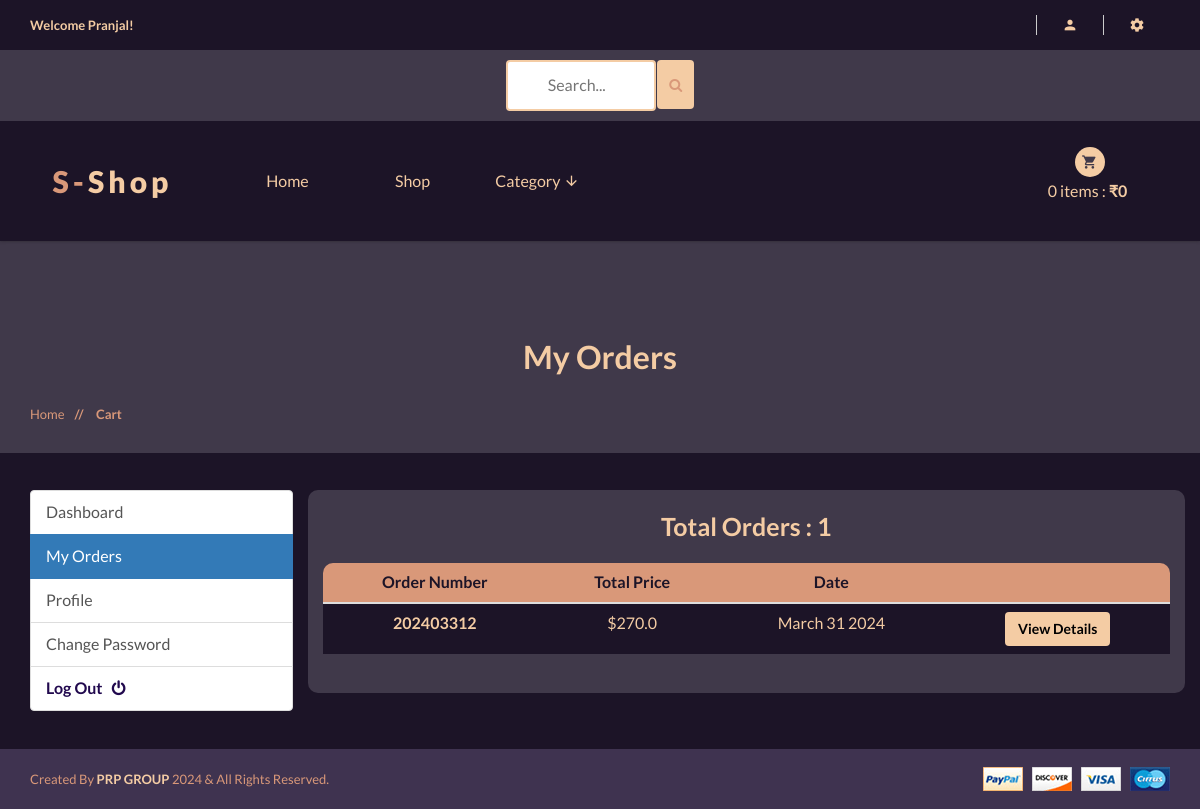
Screenshot of /account/my_orders/ (signed in) with the database file from the repository.
### accounts/models.py (models this page shows, shortened)
class Account(AbstractBaseUser):
    first_name = models.CharField(max_length=50)
    last_name = models.CharField(max_length=50)
    username = models.CharField(max_length=50, unique=True)
    email = models.EmailField(max_length=100, unique=True)
    Phone_number = models.CharField(max_length=50)
    is_admin = models.BooleanField(default=False)
    is_staff = models.BooleanField(default=False)
    is_active = models.BooleanField(default=False)
    is_superadmin = models.BooleanField(default=False)
    date_joined_for_format = models.DateTimeField(auto_now_add=True)
    last_login_for_format  = models.DateTimeField(auto_now_add=True)
    USERNAME_FIELD = 'email'
    REQUIRED_FIELDS = ['username', 'first_name', 'last_name']
    objects = AccountManger()

### orders/models.py (models this page shows, shortened)
class Order(models.Model):
    STATUS = (
        ('New', 'New'),
        ('Accepted', 'Accepted'),
        ('Completed', 'Completed'),
        ('Cancelled', 'Cancelled'),
    )
    user = models.ForeignKey(Account, on_delete=models.SET_NULL, null=True)
    payment = models.ForeignKey(Payment, on_delete=models.SET_NULL, blank=True, null=True)
    order_number = models.CharField(max_length=20)
    first_name = models.CharField(max_length=50)
    last_name = models.CharField(max_length=50)
    phone = models.CharField(max_length=15)
    email = models.EmailField(max_length=50)
    address = models.TextField(max_length=1000)
    country = models.CharField(max_length=50)
    state = models.CharField(max_length=50)
    city = models.CharField(max_length=50)
    order_note = models.CharField(max_length=1000, blank=True)
    order_total = models.FloatField()
    tax = models.FloatField()
    status = models.CharField(max_length=10, choices=STATUS, default='New')
    ip = models.CharField(blank=True, max_length=20)
    is_ordered = models.BooleanField(default=False)
    created_at = models.DateTimeField(auto_now_add=True)
    updated_at = models.DateTimeField(auto_now=True)
    def order_created(self):
        return self.created_at.strftime('%B %d %Y')

### accounts/views.py (the view)
# urls.py: path('my_orders/', views.my_orders, name='my_orders'),
@login_required(login_url = 'accounts:login')
def my_orders(request):
    orders = Order.objects.filter(user=request.user, is_ordered=True).order_by('-created_at')
    orders_count = orders.count()
    context = {
        'orders':orders,
        'orders_count':orders_count,
    }
    return render(request, 'shop/accounts/dashboard/my_orders.html', context)

### shop/context_processors.py (called while the page is built)
def category_list(request):
    return {
        'categories' : Category.objects.all(),
    }

### shop/models.py (called while the page is built)
    def get_category_slug_url(self):
        return reverse('shop:categries', args=[self.slug])

### templates/shop/accounts/dashboard/my_orders.html (shortened to what this page needs)
{% extends '../../../base.html' %}
{% load static %}
{% block content %}
<div  class="pages-title section-padding">
    <div  class="container">
        <div  style="background:#40394a" class="row">
            <div class="col-xs-12">
                <div class="pages-title-text text-center">
                    <h2 style="color:#f4cca4">My Orders</h2>
                    <ul class="text-left">
                        <li><a style="color:#d99879" href="\">Home </a></li>
                        <li style="color:#d99879"><span> // </span>Cart</li>
                    </ul>
                </div>
            </div>
        </div>
    </div>
</div>
<section style="background:#1C1427" class="section-conten padding-y bg">
    <br><br>
  <div class="container">
    <div class="row">
      {% include "includes/dashboard_slider.html" %}
      <main style="background:#40394A;border-radius:10px" class="col-md-9">
        <article class="card"><br>
          <header class="card-header text-center">
            <strong style="font-size:25px" class="d-inline-block mr-3">Total Orders : {{orders_count}}</strong>
          </header>
          <br>
          {% if orders_count >= 1 %}
          <table class="table table-hover text-center">
            <thead >
              <tr >
                <th style="background:#D99879;color:#1C1427;font-size:16px;border-radius:10px 0  0 0 ; " scope="col">Order Number</th>
                <th style="background:#D99879;color:#1C1427;font-size:16px" scope="col">Total Price</th>
                <th style="background:#D99879;color:#1C1427;font-size:16px" scope="col">Date</th>
                <th style="background:#D99879;color:#1C1427;font-size:16px; border-radius:0 10px 0 0 " scope="col"></th>
              </tr>
            </thead>
            <tbody>
              {% for order in orders %}
              <tr class='hav'>
                <th style="background:#1C1427;font-size:16px" class="text-center" scope="row">{{order.order_number}}</th>
                <td style="background:#1C1427;font-size:16px" >${{order.order_total}}</td>
                <td style="background:#1C1427;font-size:16px" >{{order.order_created}}</td>
                <td style="background:#1C1427;font-size:16px"><b><a class="btn" style="background:#F4CCA4; color:#000" href='{% url "accounts:order_detail" order.order_number%}'><b>View Details</b></a></b></td>
              </tr>
              {% endfor %}
            </tbody>
          </table>
          <br>
          {% endif %}
        </article>
      </main>
      <br>
    </div>
  </div>
<br>
</section>
{% endblock content %}

### templates/base.html (shortened to what this page needs)
{% load static %}
<!doctype html>
<html class="no-js" lang="">
<head>
    <link rel="stylesheet" href="{% static 'css/bootstrap.min.css' %}">
    <link rel="stylesheet" href="{% static 'css/animate.css' %}">
    <link rel="stylesheet" href="{% static 'css/materialdesignicons.min.css' %}">
    <link rel="stylesheet" href="{% static 'css/jquery.simpleLens.css' %}">
    <link rel="stylesheet" href="{% static 'css/jquery-ui.min.css' %}">
    <link rel="stylesheet" href="{% static 'css/meanmenu.min.css' %}">
    <link rel="stylesheet" href="{% static 'css/nivo-slider.css' %}">
    <link rel="stylesheet" href="{% static 'css/owl.carousel.css' %}">
    <link rel="stylesheet" href="{% static 'css/style.css' %}">
    <link rel="stylesheet" href="{% static 'css/responsive.css' %}">
    <link rel="stylesheet" href="https://cdnjs.cloudflare.com/ajax/libs/font-awesome/4.7.0/css/font-awesome.min.css">
</head>
<body style="background:#40394a">
    <header style="background:#1c1427" class="header-one header-two">
        <div style="background:#1c1427" class="header-top-two">
            <div class="container text-center">
                <div class="row">
                    <div class="col-sm-12">
                        <div class="middel-top">
                            {% if user.id is None %}
                            <div class="left floatleft">
                                <p style="color:#f4cca4"><b>Welcome Guest!</b></p>
                            </div>
                            {% else %}
                            <div class="left floatleft">
                                <p style="color:#f4cca4"><b>Welcome {{user.first_name | capfirst}}!</b></p>
                            </div>
                            {% endif %}
                        </div>
                        <div class="middel-top clearfix">
                            <ul class="clearfix right floatright">
                                <li>
                                    <a style="color:#f4cca4" href="#"><i class="mdi mdi-account"></i></a>
                                </li>
                                <li>
                                    <a style="color:#f4cca4" href="#"><i class="mdi mdi-settings"></i></a>
                                </li>
                            </ul>
                            </div>
                        </div>
                    </div>
                </div>
            </div>
        <div style="background:#40394a">
            <div class="container text-center">
                <div class="row">
                    <div class="col-sm-12">
                        <form id="searchh" action={% url 'shop:search' %} method="GET">
                        <input  type="text" name="keyword" placeholder="Search...">
                        <button style="height:49px; margin-bottom:6px; background:#f4cca4;margin-left:-1px;border:None "  class="btn btn-warning" type="submit">
                           <i style="color:#d99879" class="fa fa-search"></i>
                        </button>
                        </form>
                    </div>
                </div>
            </div>
        </div>
        <div class="container text-center">
            <div class="row">
                <div class="col-sm-2">
                    <div class="logo">
                        <a style="color:#f4cca4;font-weight: 800;" href="\"><span
                                style="color:#d99879">S-</span>shop</a>
                    </div>
                </div>
                <div class="col-sm-8">
                    <div class="header-middel">
                        <div class="mainmenu">
                            <nav >
                                <ul>
                                    <li ><a href="\">Home</a></li>
                                    <li><a href="{% url 'shop:shop' %}">Shop</a></li>
                                    <li><a href="#">Category <i class="mdi mdi-arrow-down"></i></a>
                                    </li>
                                </ul>
                            </nav>
                        </div>
                    </div>
                </div>
                <div class="col-sm-2">
                    <div class="cart-itmes">
                        <a class="cart-itme-a" href="{% url 'cart:cart' %}">
                            <i class="mdi mdi-cart"></i>
                            {{quantityyy}} items : <strong>₹{{totalll}}</strong>
                        </a>
                    </div>
                </div>
            </div>
        </div>
    </header>
    <br>
    {% block content %}
    {% endblock content %}
    <footer>
        <div  style="background:#3f3350" class="footer-bottom">
            <div class="container">
                <div class="row">
                    <div class="col-xs-12 col-sm-6">
                        <p style="color:#d99879">Created By <span style="color:#f4cca4"><b>PRP GROUP</b></span> 2024 &
                            All Rights Reserved.</p>
                    </div>
                    <div class="col-xs-12 col-sm-6 text-right">
                        <a href="#"><img src="{% static 'img/footer/payment.png' %}" alt="" /></a>
                    </div>
                </div>
            </div>
        </div>
    </footer>
</body>
</html>

### templates/base.html (style rules this page uses)
#searchh input[type=text] { width: 150px; margin-top:10px; margin-bottom:10px; box-sizing: border-box; border: 2px solid #f4cca4; border-radius: 4px; font-size: 16px; color:#1c1427; background-color: #fff; background-position: 10px 10px; background-repeat: no-repeat; padding: 12px 20px 12px 40px; -webkit-transition: width 0.4s ease-in-out; transition: width 0.4s ease-in-out; }

### rows the page displays
Account: first_name "Pranjal"
Order: order_number "202403312", order_total "270.0", order_created "March 31 2024"

### other values shown
{{ quantityyy }} "0"
{{ totalll }} "0"
{{ orders_count }} "1"
